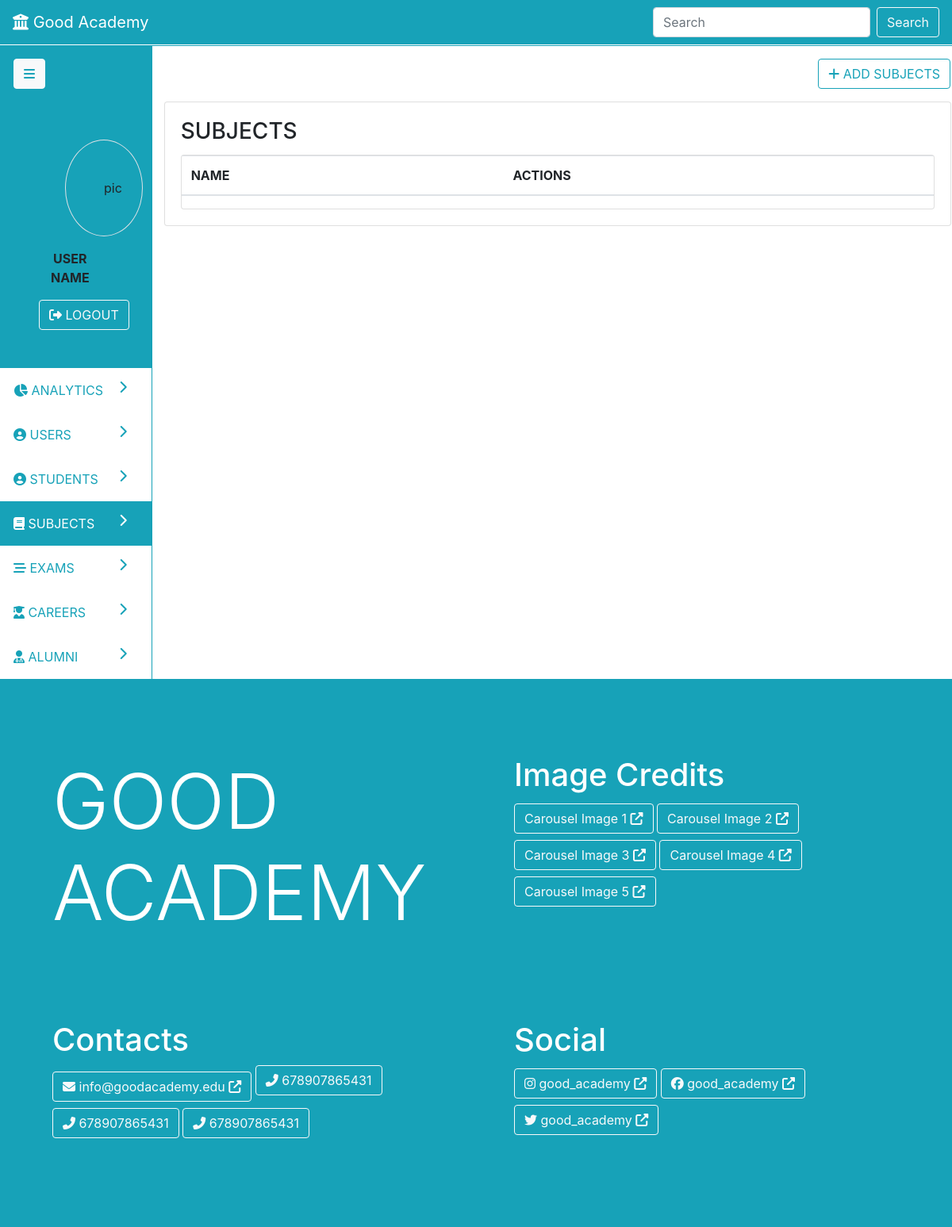
The page /subjects on the database as committed earlier.
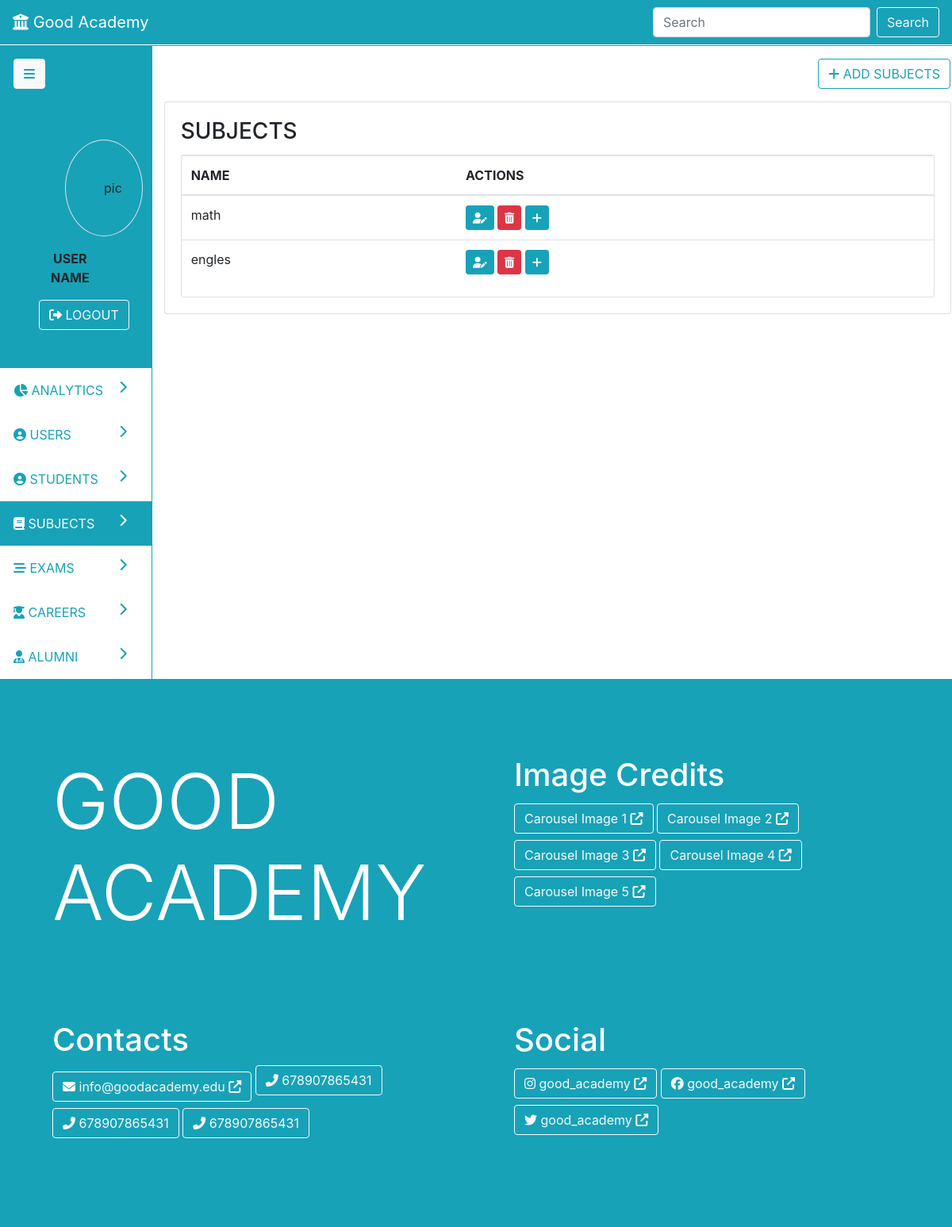
The same page on the database as committed later.
### parent/models.py (models this page shows, shortened)
class Subject(db.Model):
	id = db.Column(db.Integer, primary_key=True)
	name = db.Column(db.String(19), nullable=False)
	categories = db.relationship('Category', backref='subject', lazy=True)
	exams = db.relationship('Exam', backref='subject', lazy=True)

### parent/routes.py (the view)
@app.route('/subjects', methods=['POST', 'GET'])
def subjects():
	subjects = Subject.query.all()
	return render_template('admin/subjects.html', nav='dash', page='subjects', subjects=subjects, action='read')

### parent/templates/admin/subjects.html (shortened to what this page needs)
{% extends 'admin-dash.html' %}
{% block pagedata %}
{% if action=='create' %}
<div class="row">
	<div class="col p-3">
		<a class="btn float-right btn-outline-info" href="{{ url_for('subjects') }}"><i class="fas fa-list"></i> VIEW SUBJECTS</a>
	</div>
</div>
<div class="card p-3" onload="changeNav('users')">
	<div class="card-body text-primary">
		<h1 class="card-title text-info">Add New Subject</h1>
	</div>
	<form class="card" method="post">
		{{ form.hidden_tag() }}
		<div class="card-body">
			<fieldset>
				<div class="form-group">
					{{ form.name.label(class='form-control-label') }}
					{% if form.name.errors %}
						{{ form.name(class='form-control is-invalid')}}
						<div class="invalid-feedback">
							{% for error in form.name.errors %}
								<span>{{ error }}</span>
							{% endfor %}
						</div>
					{% else%}
						{{ form.name(class='form-control') }}
					{% endif %}
				</div>
			</fieldset>
			<div>
				{{ form.submit(class='btn btn-info')}}
			</div>
			</div>
		</div>
	</form>
</div>
{% elif action=='read' %}
<div class="row">
	<div class="col p-3">
		<a class="btn float-right btn-outline-info" href="{{ url_for('create_subject') }}"><i class="fas fa-plus"></i> ADD SUBJECTS</a>
	</div>
</div>
<div class="card">
	<div class="card-body">
		<h3 class="card-title">SUBJECTS</h3>
		<div class="card">
			<div class="table-responsive">
				<table class="table table-hover">
					<thead>
						<tr>
							<th>NAME</th><th>ACTIONS</th>
						</tr>
					</thead>
					<tbody>
					{% for subject in subjects %}
						<tr>
							<td>{% print(subject.name) %}</td>
							<td>
								<a href="#" class="btn btn-sm btn-info" data-toggle="tooltip" data-placement="top" title="EDIT"><i class="fas fa-user-edit"></i></a>
								<a href="#" class="btn btn-sm btn-danger" data-toggle="tooltip" data-placement="top" title="DELETE"><i class="fas fa-trash-alt"></i></a>
								<a href="#" class="btn btn-sm btn-info" data-toggle="tooltip" data-placement="top" title="ADD CATEGORIES"><i class="fas fa-plus "></i></a>
							</td>
						</tr>
					{% endfor %}
					</tbody>
				</table>
			</div>
		</div>
	</div>
</div>
{% endif %}
{% endblock %}

Rows that differ between the two databases and show on the page:
added Subject: name "math"
added Subject: name "engles"
